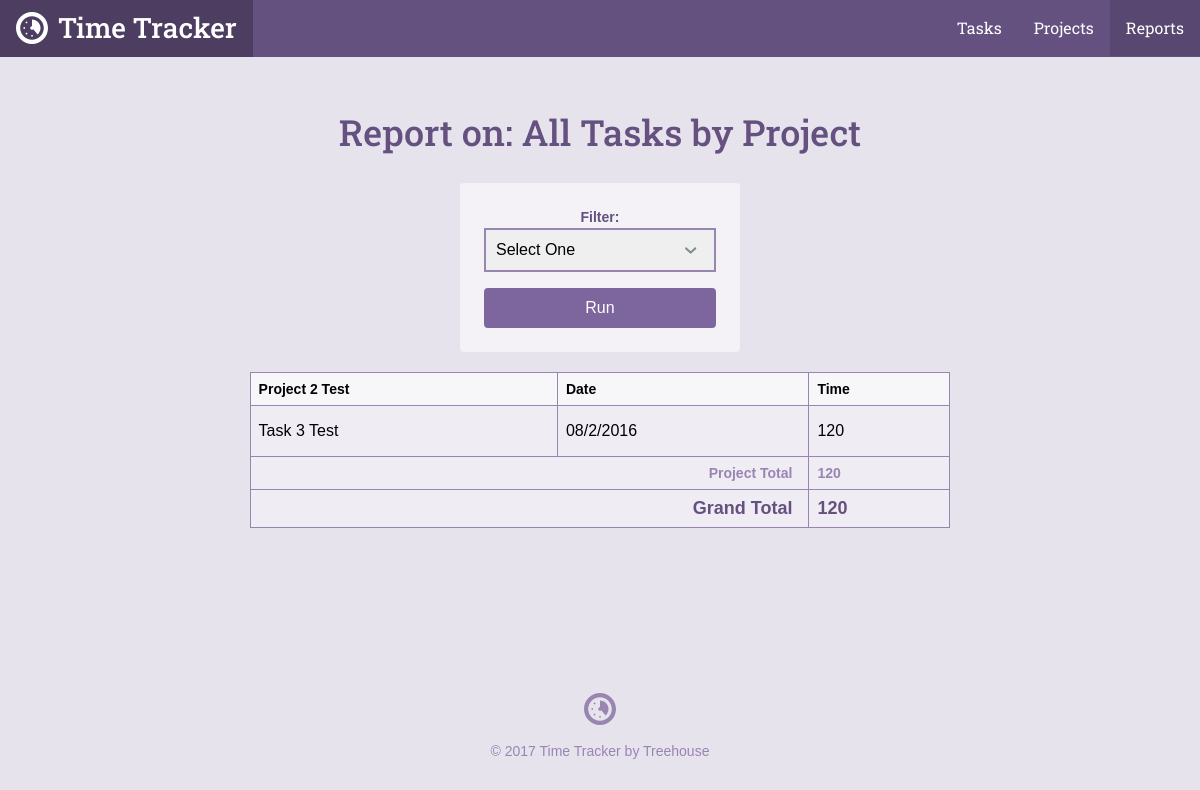
The app's page /reports.php, older data.
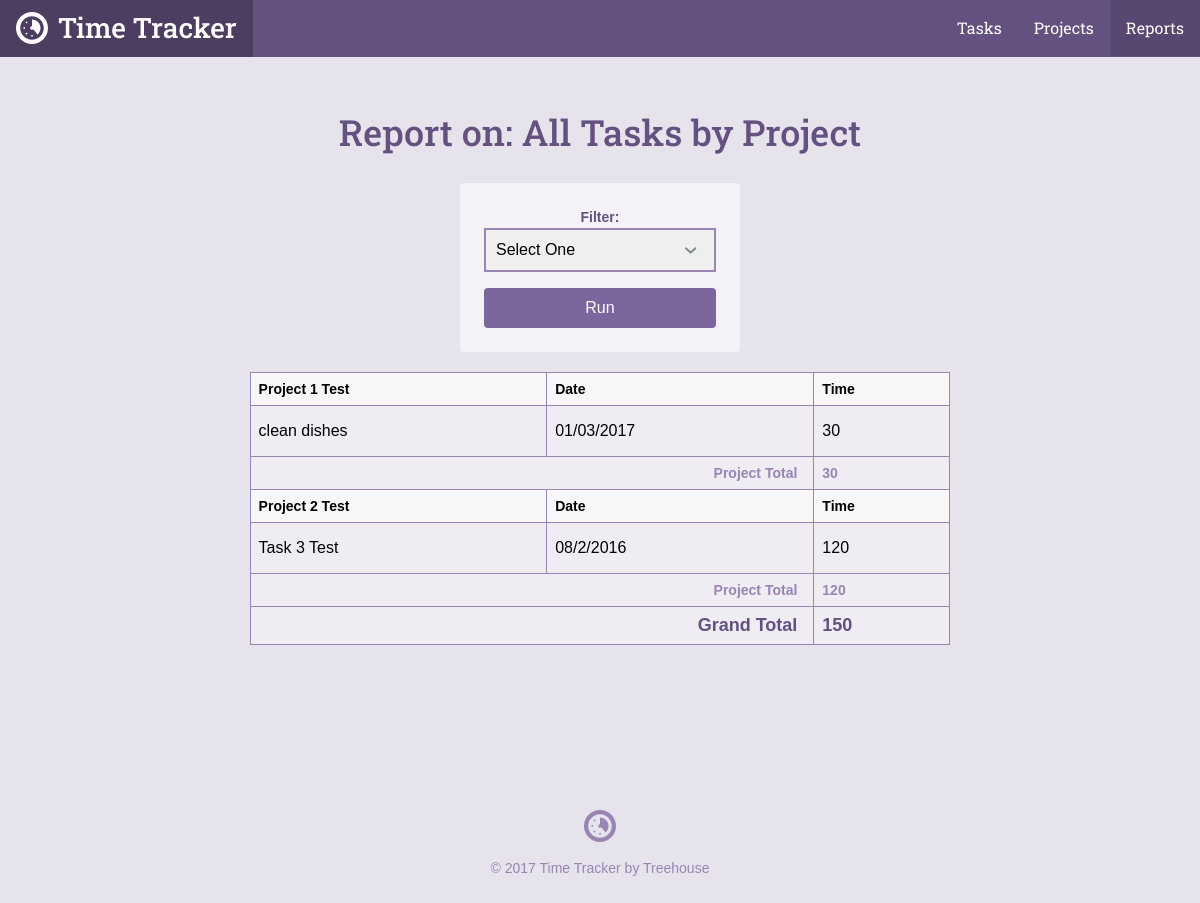
The same page, newer data.
### tables this page shows
CREATE TABLE `tasks` (
	`task_id`	INTEGER PRIMARY KEY AUTOINCREMENT,
	`project_id`	INTEGER,
	`title`	TEXT,
	`date`	INTEGER NOT NULL,
	`time`	TEXT NOT NULL
);

CREATE TABLE `projects` (
	`project_id`	INTEGER PRIMARY KEY AUTOINCREMENT,
	`title`	TEXT NOT NULL,
	`category`	TEXT NOT NULL
);

### inc/functions.php (called while the page is built, shortened)
<?php
function get_task_list($filter = null){
	include 'connection.php';
	$sql = "SELECT tasks.*,projects.title AS project FROM tasks INNER JOIN projects ON projects.project_id = tasks.project_id";
	$where = '';
	$orderBy = ' ORDER BY date DESC';
	if($filter){
		$orderBy = ' ORDER BY projects.title ASC, date DESC';
	}
	try{
		$results = $db->prepare($sql . $where . $orderBy);
		$results->execute();
	}catch(Exception $e){
		echo "Error: " . $e->getMessage() . "</br>";
		return array();
	}
	return $results->fetchAll(PDO::FETCH_ASSOC);
}

### reports.php (the view, shortened to what this page needs)
<?php
require 'inc/functions.php';
$page = "reports";
$filter = 'all';
include 'inc/header.php';
?>
<div class="col-container page-container">
    <div class="col col-70-md col-60-lg col-center">
        <div class="col-container">
            <h1 class='actions-header'>Report on:
            <?php
            if(!is_array($filter)){
                echo "All Tasks by Project";
            }
            ?>
            </h1>
            <form class="form-container form-report" action="reports.php" method="get">
            <label for="filter">Filter: </label>
            <select id="filter" name="filter">
                <option value="">Select One</option>
            </select>
            <input class="button" type="submit" value="Run"/>
            </form>
        </div>
        <div class="section page">
            <div class="wrapper">
                <table>
                <?php
               $total = $project_id = $project_total =  0;
                $tasks = get_task_list($filter);
                   foreach(get_task_list($filter) as $item){
                       if($project_id != $item['project_id']){
                            $project_id = $item['project_id'];
                            echo "<thead> \n";
                            echo "<tr> \n";
                            echo "<th> " . $item['project'] . " </th> \n";
                            echo "<th> Date </th> \n";
                            echo "<th> Time </th> \n";
                            echo "</tr> \n";
                            echo "</thead> \n";
                       }
                        $project_total += $item['time'];
                        $total += $item['time'];
                        echo "<tr>\n";
                        echo '<td>' . $item['title'] . "</td>\n";
                        echo '<td>' . $item['date'] . "</td>\n";
                        echo '<td>' . $item['time'] . "</td>\n";
                        if(next($tasks)['project_id'] != $item['project_id']){
                                echo "<tr> \n";
                                echo "<th class='project-total-label' colspan='2'>Project Total </th>";
                                echo "<th class='project-total-number'> $project_total </th> \n";
                                echo "</tr> \n";
                                $project_total = 0;
                        }
                        echo "</tr>\n";
                    }
                ?>
                    <tr>
                        <th class='grand-total-label' colspan='2'>Grand Total</th>
                        <th class='grand-total-number'><?php echo $total; ?></th>
                    </tr>
                </table>
            </div>
        </div>
    </div>
</div>
<?php include "inc/footer.php"; ?>

### inc/header.php (shortened to what this page needs)
<html>
<head>
	<link rel="stylesheet" href="css/style.css" type="text/css">
</head>
<body>
	<header class="header">
    <div class="col-container">
  		<h1>
        <a class="logo" href="./">
          <svg viewbox="0 0 64 64" class="logo-icon"><use xlink:href="#logo_icon"></use></svg>
          <span class="logo-name">Time Tracker</span>
        </a>
      </h1>
  		<ul class="nav">
        <li class="nav-item tasks<?php if ($page == "tasks") { echo " on"; } ?>"><a class="nav-link" href="task_list.php">Tasks</a></li>
        <li class="nav-item projects<?php if ($page == "projects") { echo " on"; } ?>"><a class="nav-link" href="project_list.php">Projects</a></li>
        <li class="nav-item reports<?php if ($page == "reports") { echo " on"; } ?>"><a class="nav-link" href="reports.php">Reports</a></li>
      </ul>
    </div>
  </header>
	<div id="content">

### inc/footer.php
</div>
	<footer class="footer">
    <div class="col-container">
      <svg viewbox="0 0 64 64" class="logo-icon"><use xlink:href="#logo_icon"></use></svg>
  		<p class="footer-copy">&copy; <?php echo date("Y"); ?> Time Tracker by Treehouse</p>
    </div>
	</footer>
</body>
</html>

Row changes from the older to the newer data that the page shows:
added tasks: project.title "Project 1 Test", title "clean dishes", date "01/03/2017", time "30", project_total "30"
Text that changed along with them:
$total: "120" → "150"
